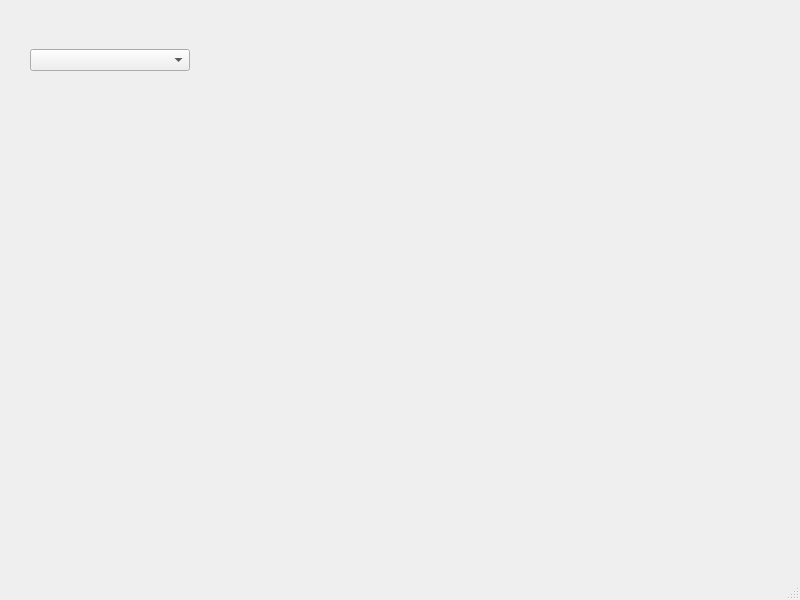
<?xml version="1.0" encoding="UTF-8"?>
<ui version="4.0">
 <class>MainWindow</class>
 <widget class="QMainWindow" name="MainWindow">
  <property name="geometry">
   <rect>
    <x>0</x>
    <y>0</y>
    <width>800</width>
    <height>600</height>
   </rect>
  </property>
  <property name="windowTitle">
   <string>MainWindow</string>
  </property>
  <widget class="QWidget" name="centralwidget">
   <widget class="QWidget" name="gridLayoutWidget">
    <property name="geometry">
     <rect>
      <x>30</x>
      <y>20</y>
      <width>160</width>
      <height>80</height>
     </rect>
    </property>
    <layout class="QGridLayout" name="gridLayout">
     <item row="0" column="0">
      <widget class="QComboBox" name="comboBox"/>
     </item>
    </layout>
   </widget>
  </widget>
  <widget class="QMenuBar" name="menubar">
   <property name="geometry">
    <rect>
     <x>0</x>
     <y>0</y>
     <width>800</width>
     <height>22</height>
    </rect>
   </property>
  </widget>
  <widget class="QStatusBar" name="statusbar"/>
 </widget>
 <resources/>
 <connections/>
</ui>
